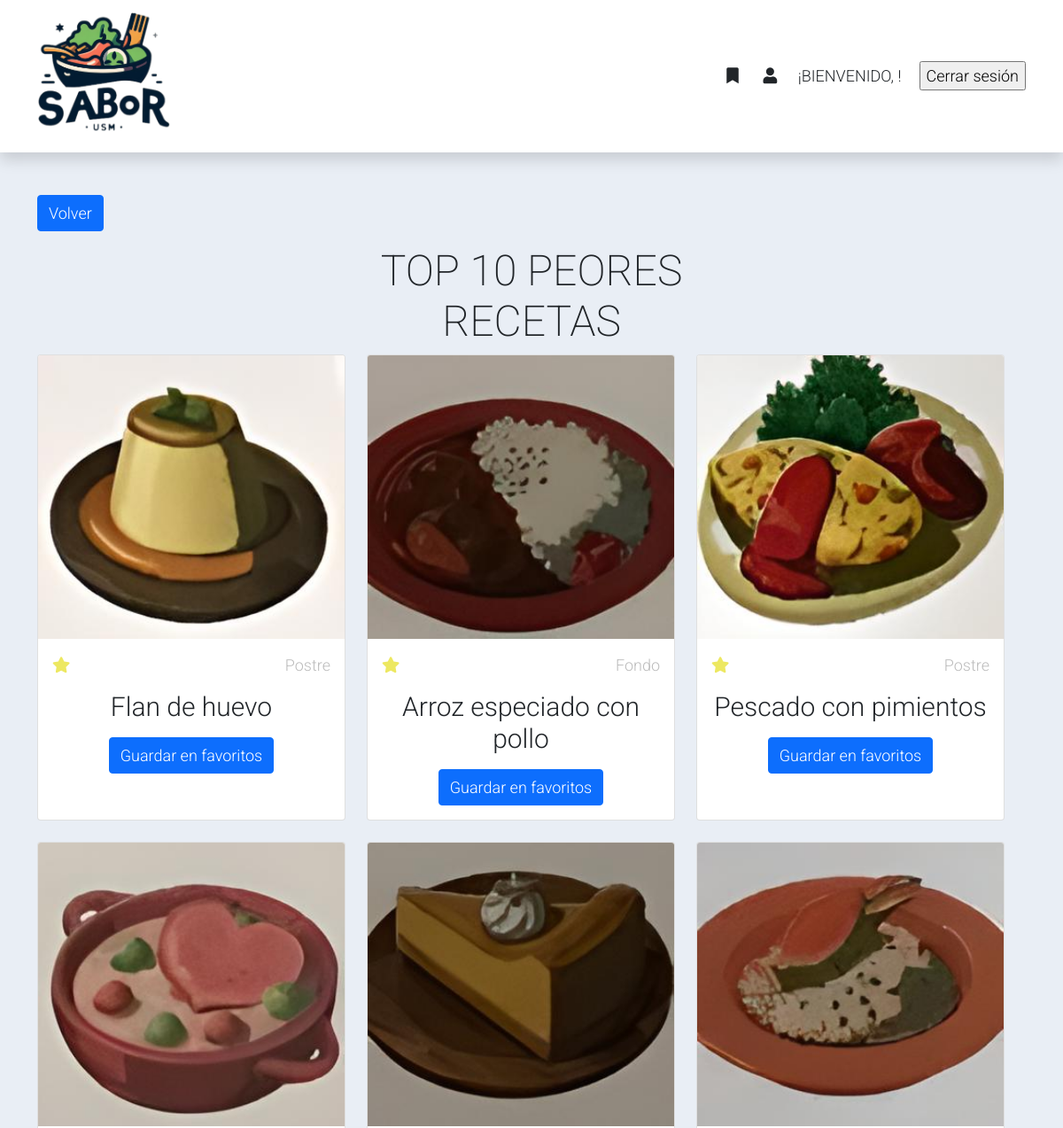
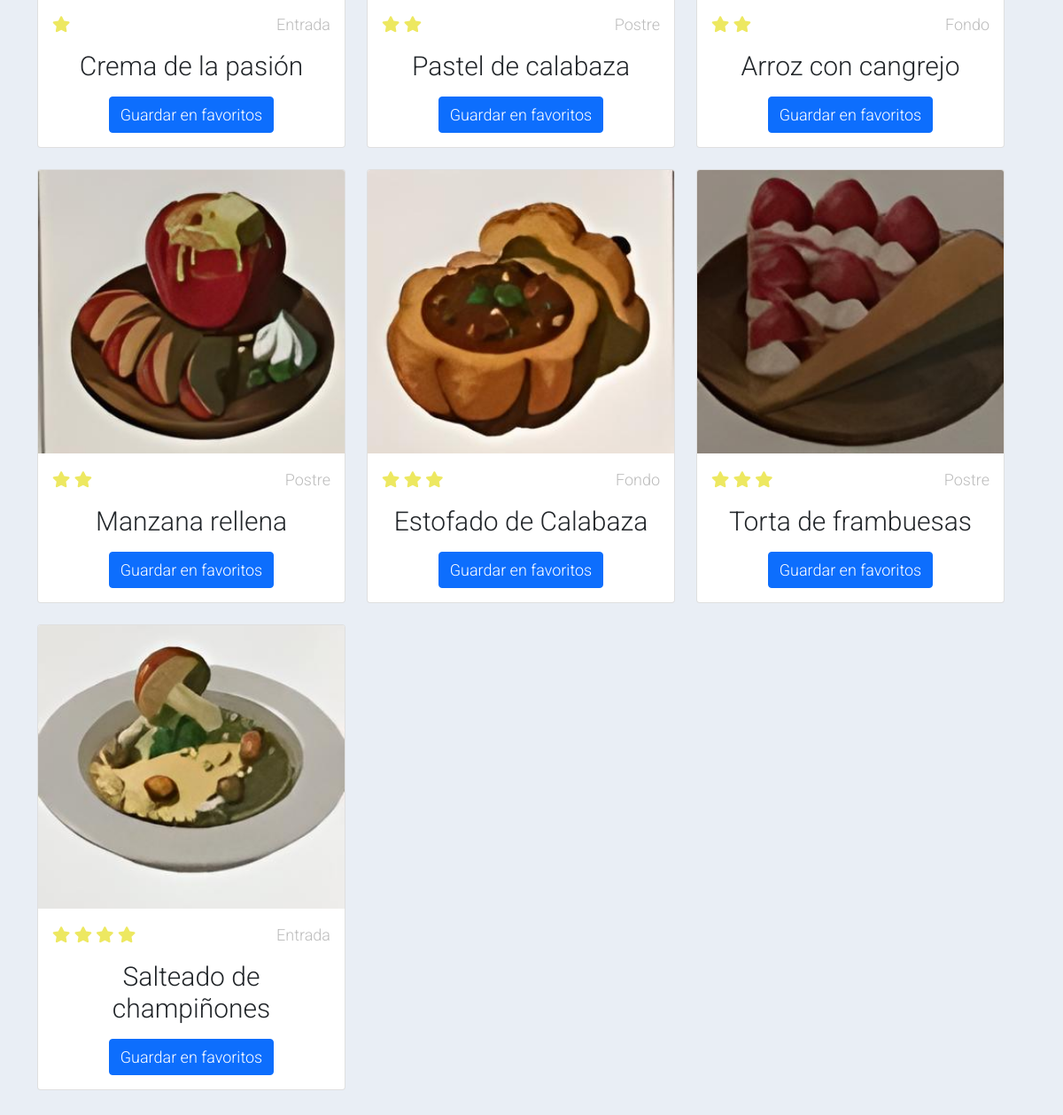
The page /PHP/peores_recetas.php on the database its author committed (2 pictures, top to bottom).
### tables this page shows
CREATE TABLE `recetas` (
  `id_receta` int(11) NOT NULL,
  `nombre` varchar(50) NOT NULL,
  `imagen` varchar(100) NOT NULL,
  `tipo` int(11) NOT NULL,
  `tiempo_prep` int(11) NOT NULL,
  `instrucciones` text NOT NULL,
  `apt_diabeticos` tinyint(1) NOT NULL,
  `apt_intolerantes` tinyint(1) NOT NULL,
  `tiene_gluten` tinyint(1) NOT NULL,
  `vegano` tinyint(1) NOT NULL
);

### PHP/peores_recetas.php (the view, shortened to what this page needs)
<?php
$conexion = mysqli_connect("localhost", "root", "", "sabor_usm");
$consulta = "SELECT
rec.id_receta,
rec.nombre,
rec.imagen,
rec.tipo,
ROUND(AVG(res.calificacion), 2) AS promedio_calificaciones
FROM
recetas rec
LEFT JOIN
reseñas res ON rec.id_receta = res.id_receta
GROUP BY
rec.id_receta, rec.nombre, rec.imagen, rec.tipo
ORDER BY
promedio_calificaciones ASC
LIMIT
10";
$resultado_consulta = $conexion->query($consulta);
?>
<!DOCTYPE html>
<html lang="en">
<head>
    <link rel="stylesheet" href="assets/css/bootstrap.min.css">
    <link rel="stylesheet" href="assets/css/templatemo.css">
    <link rel="stylesheet" href="assets/css/custom.css">
    <link rel="stylesheet" href="assets/css/fontawesome.min.css">
</head>
<body>
<nav class="navbar navbar-expand-lg navbar-light shadow">
        <div class="container d-flex justify-content-between align-items-center">
            <a class="navbar-brand text-success logo h1 align-self-center" href="home.php">
                <img src="./assets/img/logo.png" style="max-width: 150px;">
            </a>
            <div class="align-self-center collapse navbar-collapse flex-fill  d-lg-flex justify-content-lg-between" id="templatemo_main_nav">
                <div class="navbar align-self-center d-flex">
                    <a class="nav-icon position-relative text-decoration-none" href="favoritos_usuario.php?seccion=home.php">
                        <i class="fa fa-fw fa-bookmark text-dark mr-3"></i>
                    </a>
                    <a class="nav-icon position-relative text-decoration-none" href="info.php">
                        <i class="fa fa-fw fa-user text-dark mr-3"></i>
                    </a>
					<div>
						¡BIENVENIDO, <?php echo $_SESSION['nombre'];?>!
					</div>
                        <div>
							<form action="logout.php" method="post">
          						<input type="submit" value="Cerrar sesión">
       						</form>
						</div>
                </div>
            </div>
        </div>
    </nav>
    <section class="bg-light">
        <div class="container py-5">
        <a href="home.php" class="btn btn-primary">Volver</a>
            <div class="row text-center py-3">
                <div class="col-lg-6 m-auto">
                    <h1 class="h1">TOP 10 PEORES RECETAS</h1>
            </div>
            <div class="row">
                <?php
                while($fila = $resultado_consulta -> fetch_assoc()){
                    $id_receta = $fila['id_receta'];
                    $nombre_receta = $fila['nombre'];
                    $imagen_receta = $fila['imagen'];
                    $tipo_receta = $fila['tipo'];
                    $promedio_calificaciones = $fila['promedio_calificaciones'];
                    if($tipo_receta == 1){
                        $tipo_receta = "Entrada";
                    }
                    if($tipo_receta == 2){
                        $tipo_receta = "Fondo";
                    }
                    if($tipo_receta == 3){
                        $tipo_receta = "Postre";
                    }
                    echo'
                    <div class="col-12 col-md-4 mb-4">
                        <div class="card h-100">
                            <a href="detalle_receta.php?id_receta=' . $id_receta . '">
                                <img src=" '. $imagen_receta .' " class="card-img-top" alt="..."">
                            </a>
                            <div class="card-body">
                                <ul class="list-unstyled d-flex justify-content-between">
                                    <li>';
                                    for($i = 1; $i <= $promedio_calificaciones; $i++){
                                        echo'
                                        <i class="text-warning fa fa-star"></i>';
                                    }
                                    echo'
                                    </li>
                                    <li class="text-muted text-right">' . $tipo_receta . '</li>
                                </ul>
                                <a href="detalle_receta.php?id_receta=' . $id_receta . '" class="h2 text-decoration-none text-dark">' . $nombre_receta . '</a>
                                <p class="card-text">
                                </p>
                                <a href="añadir_favoritos.php?id_receta=' . $id_receta . '"class="btn btn-primary">Guardar en favoritos</a>
                            </div>
                        </div>
                    </div>';
                }
                ?>
            </div>
        </div>
    </section>
</body>
</html>

### assets/css/templatemo.css (style rules this page uses)
body, ul, li, p, a, label, input, div { font-family: 'Roboto', sans-serif; font-size: 18px !important; font-weight: 300 !important; }
.h1 { font-family: 'Roboto', sans-serif; font-size: 48px !important; font-weight: 200 !important; }
.h2 { font-family: 'Roboto', sans-serif; font-size: 30px !important; font-weight: 300; }
.logo { font-weight: 500 !important; }
.text-warning { color: #ede861 !important; }
.text-muted { color: #bcbcbc !important; }
.text-success { color: #59ab6e !important; }
.bg-light { background-color: #e9eef5 !important; }
#templatemo_main_nav a { color: #212934; }
#templatemo_main_nav .navbar .nav-icon { margin-right: 20px; }

### rows shown on the page
recetas: imagen (picture), tipo "Postre", nombre "Flan de huevo"
recetas: imagen (picture), tipo "Fondo", nombre "Arroz especiado con pollo"
recetas: imagen (picture), tipo "Postre", nombre "Pescado con pimientos"
recetas: imagen (picture), tipo "Entrada", nombre "Crema de la pasión"
recetas: imagen (picture), tipo "Postre", nombre "Pastel de calabaza"
recetas: imagen (picture), tipo "Fondo", nombre "Arroz con cangrejo"
recetas: imagen (picture), tipo "Postre", nombre "Manzana rellena"
recetas: imagen (picture), tipo "Fondo", nombre "Estofado de Calabaza"
recetas: imagen (picture), tipo "Postre", nombre "Torta de frambuesas"
recetas: imagen (picture), tipo "Entrada", nombre "Salteado de champiñones"
